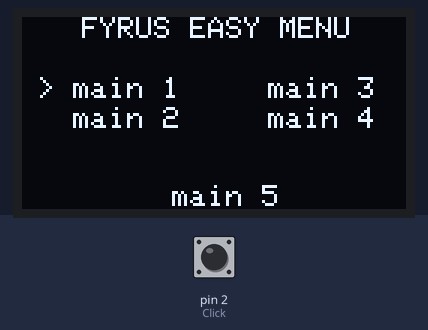
The sketch below on a simulated Arduino Uno, built with avr-gcc and run on an emulated ATmega328P. Parts: 128×64 one-colour display. The inputs (shaded band) are chosen by the test bench; at power-on: pin 2 (Click) HIGH.

Above: at 1.2 s.
1.3 s: pin 2 (Click) pulled LOW for 0.15 s
At 2.8 s:
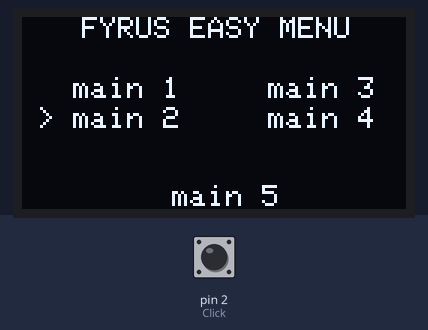
3.3 s: pin 2 (Click) pulled LOW for 1 s
At 5.6 s:
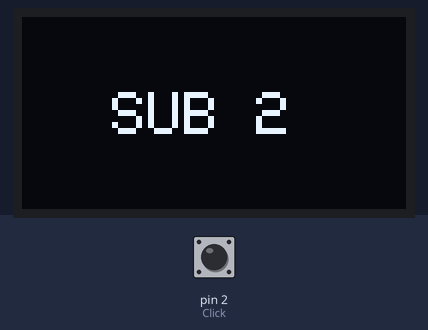
Timing chart, 0 to 7.1 s (numbered marks = the images above; inputs shaded):
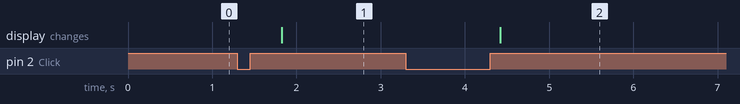

The sketch:

FyrusEasyMenu.ino
```cpp
/*
 * ||  FYRUS EASY MENU  ||
 *
 * a simple menu navigation for 1 button.
 *
 * Click / Double Click / Hold
 *
 * click once to scroll down.
 * click and hold to enter.
 * click twice to go back.
 *
 */


#include <Adafruit_SSD1306.h>


Adafruit_SSD1306 display(128, 64, &Wire, -1);


#define Click 2 // pin is connected at D2

int lastButtonState = HIGH;
unsigned long lastDebounceTime = 0;
unsigned long debounceDelay = 50;
bool buttonState = HIGH;
byte tapCounter;
int timediff;
bool flag1, flag2;
long double presstime, releasetime;

int PAGE  = 0;
int Menu = 1;


void setup() {

    pinMode(Click, INPUT_PULLUP);

    display.begin(SSD1306_SWITCHCAPVCC, 0x3C);
    display.clearDisplay();

}

void loop() {

  TopMenu(); // show Main Menu in loop.

  int reading = digitalRead(Click);

  if (reading != lastButtonState) {
    // reset the debouncing timer
    lastDebounceTime = millis();
  }

  if ((millis() - lastDebounceTime) > debounceDelay) {
    if (reading != buttonState) {
      buttonState = reading;
    }
  }
  if (buttonState == 0 && flag2 == 0)
  {
    presstime = millis();
    flag1 = 0;
    flag2 = 1;
    tapCounter++;
  }
  if (buttonState == 1 && flag1 == 0)
  {
    releasetime = millis();
    flag1 = 1;
    flag2 = 0;

    timediff = releasetime - presstime;
  }
  if ((millis() - presstime) > 400 && buttonState == 1)
  {
    if (tapCounter == 1) // Hold
    {
      if (timediff >= 400)
      {
      SELECT();
      }
      else // Single Click
      {
      SCROLL();
      }
      }
      else if (tapCounter == 2) // Double Click
      {
      RETURN();
      }
    tapCounter = 0;
  }
  lastButtonState = reading;

}


// Display for main menu.
void TopMenu() {
  if (PAGE == 0) {
    display.clearDisplay();
    display.setTextSize(1);
    display.setTextColor(WHITE);
    display.setCursor(20, 0); display.print("FYRUS EASY MENU");

    if (Menu == 1) {
       display.setCursor( 5, 20); display.print("> main 1");
       display.setCursor( 5, 30); display.print("  main 2");
       display.setCursor(70, 20); display.print("  main 3");
       display.setCursor(70, 30); display.print("  main 4");
       display.setCursor(38, 56); display.print("  main 5");
    }

    if (Menu == 2) {
       display.setCursor( 5, 20); display.print("  main 1");
       display.setCursor( 5, 30); display.print("> main 2");
       display.setCursor(70, 20); display.print("  main 3");
       display.setCursor(70, 30); display.print("  main 4");
       display.setCursor(38, 56); display.print("  main 5");
    }

    if (Menu == 3) {
       display.setCursor( 5, 20); display.print("  main 1");
       display.setCursor( 5, 30); display.print("  main 2");
       display.setCursor(70, 20); display.print("> main 3");
       display.setCursor(70, 30); display.print("  main 4");
       display.setCursor(38, 56); display.print("  main 5");
    }

    if (Menu == 4) {
       display.setCursor( 5, 20); display.print("  main 1");
       display.setCursor( 5, 30); display.print("  main 2");
       display.setCursor(70, 20); display.print("  main 3");
       display.setCursor(70, 30); display.print("> main 4");
       display.setCursor(38, 56); display.print("  main 5");
    }

     if (Menu == 5) {
       display.setCursor( 5, 20); display.print("  main 1");
       display.setCursor( 5, 30); display.print("  main 2");
       display.setCursor(70, 20); display.print("  main 3");
       display.setCursor(70, 30); display.print("  main 4");
       display.setCursor(38, 56); display.print("> main 5");
    }


    // Sub menu for all your code needs.
    // from here you can make 5 saperate loops with void functions.
  } else if (PAGE == 1) {
    Clear(); display.setCursor(30, 25); display.print("SUB 1");
  } else if (PAGE == 2) {
    Clear(); display.setCursor(30, 25); display.print("SUB 2");
  } else if (PAGE == 3) {
    Clear(); display.setCursor(30, 25); display.print("SUB 3");
  } else if (PAGE == 4) {
    Clear(); display.setCursor(30, 25); display.print("SUB 4");
  } else if (PAGE == 5) {
    Clear(); display.setCursor(30, 25); display.print("SUB 5");
  }

  display.display();
}


void SELECT(){
    if (PAGE == 0 && Menu == 0) {
        PAGE = 0;
      } else if (PAGE == 0 && Menu == 1) {
        PAGE = 1; // go to sub 1
      } else if (PAGE == 0 && Menu == 2) {
        PAGE = 2; // go to sub 2
      } else if (PAGE == 0 && Menu == 3) {
        PAGE = 3; // go to sub 3
      } else if (PAGE == 0 && Menu == 4) {
        PAGE = 4; // go to sub 4
      } else if (PAGE == 0 && Menu == 5) {
        PAGE = 5; // go to sub 5
      }
}


void SCROLL(){
  if (++Menu > 5){ // 0 to max main menu item
        Menu = 1;  // back to 1 after end scroll
  }
}


void RETURN(){
  if (PAGE == 1 || PAGE == 2 || PAGE == 3 || PAGE == 4 || PAGE == 5) {
      PAGE = 0;
  }
}


void Clear(){
  display.clearDisplay();
  display.setTextSize(2);
}
```

Measured:
- after the input at 1.3 s, the display: changes after 0.53 s (image 1)
- after the input at 3.3 s, the display: changes after 1.1 s (image 2)
